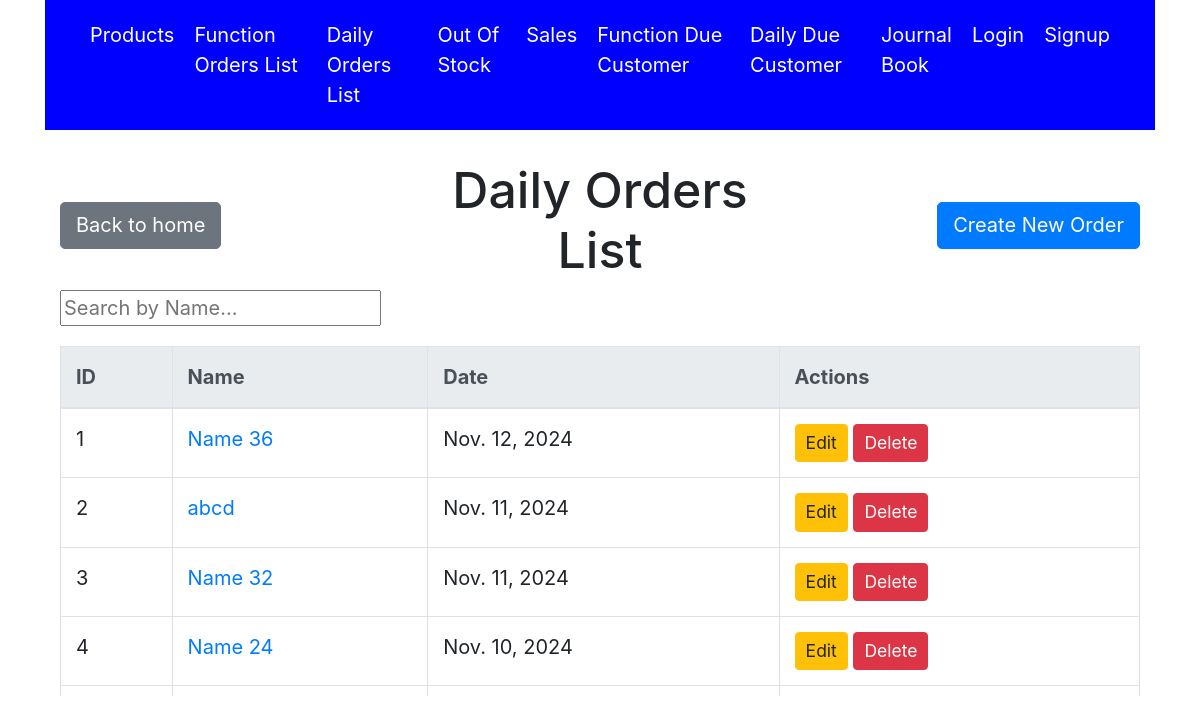
Screenshot of /orders/ with the database file from the repository.
### accounts/models.py (models this page shows, shortened)
class Orders(models.Model):
    name = models.CharField(max_length=255)
    date = models.DateField(default=timezone.now)
    is_function = models.BooleanField(default=True)

### accounts/views.py (the view)
# urls.py: path('orders/', views.orders_list, name='orders_list'),
def orders_list(request):
    orders = Orders.objects.filter(is_function=False).order_by('-date')  # '-' before 'date' indicates descending order
    query = request.GET.get('q', '')  # Get the search query from GET parameters
    if query:
        orders_list = Orders.objects.filter(name__istartswith=query).order_by('name')  # Filter by query
    else:
        orders_list = Orders.objects.all().order_by('name')  # Get all products if no query
    return render(request, 'orders_list.html', {'orders': orders, 'orders_list' : orders_list})

### accounts/templates/orders_list.html (shortened to what this page needs)
{% extends 'base.html' %}
{% block content %}
<head>
    <link rel="stylesheet" href="https://maxcdn.bootstrapcdn.com/bootstrap/4.5.2/css/bootstrap.min.css">
</head>
<body class="container">
    <div class="row align-items-center mt-4">
        <div class="col text-left">
            <a href="{% url 'home' %}" class="btn btn-secondary">Back to home</a>
        </div>
        <div class="col text-center">
            <h1>Daily Orders List</h1>
        </div>
        <div class="col text-right">
            <a href="{% url 'orders_create' %}?is_function=false" class="btn btn-primary">Create New Order</a>
        </div>
    </div>
    <div class="search-form mb-3">
        <input type="text" id="productSearch" placeholder="Search by Name..." onkeyup="searchProducts()">
    </div>
    <div class="table-wrapper">
        <table class="table table-bordered">
            <thead class="thead-light">
                <tr>
                    <th>ID</th>
                    <th>Name</th>
                    <th>Date</th>
                    <th>Actions</th>
                </tr>
            </thead>
            <tbody id="ordersTableBody">
                {% for order in orders %}
                    <tr class="order-item">
                        <td>{{ forloop.counter }}</td>
                        <td><a href="{% url 'orders_detail' order.id %}">{{ order.name }}</a></td>
                        <td>{{ order.date }}</td>
                        <td>
                            <a href="{% url 'orders_update' order.id %}" class="btn btn-warning btn-sm">Edit</a>
                            <form action="{% url 'orders_delete' order.id %}" method="POST" style="display:inline;">
                                <button type="submit" class="btn btn-danger btn-sm">Delete</button>
                            </form>
                        </td>
                    </tr>
                {% endfor %}
            </tbody>
        </table>
    </div>
</body>
{% endblock %}

### accounts/templates/base.html (style rules this page uses)
html, body { height: 100%; margin: 0; font-size: 20px; }

### accounts/templates/orders_list.html (style rules this page uses)
.table-wrapper { overflow-y: auto; max-height: 350px; display: block; position: relative; }

### rows the page displays
Orders: name "Name 36", date "Nov. 12, 2024"
Orders: name "abcd", date "Nov. 11, 2024"
Orders: name "Name 32", date "Nov. 11, 2024"
Orders: name "Name 24", date "Nov. 10, 2024"
